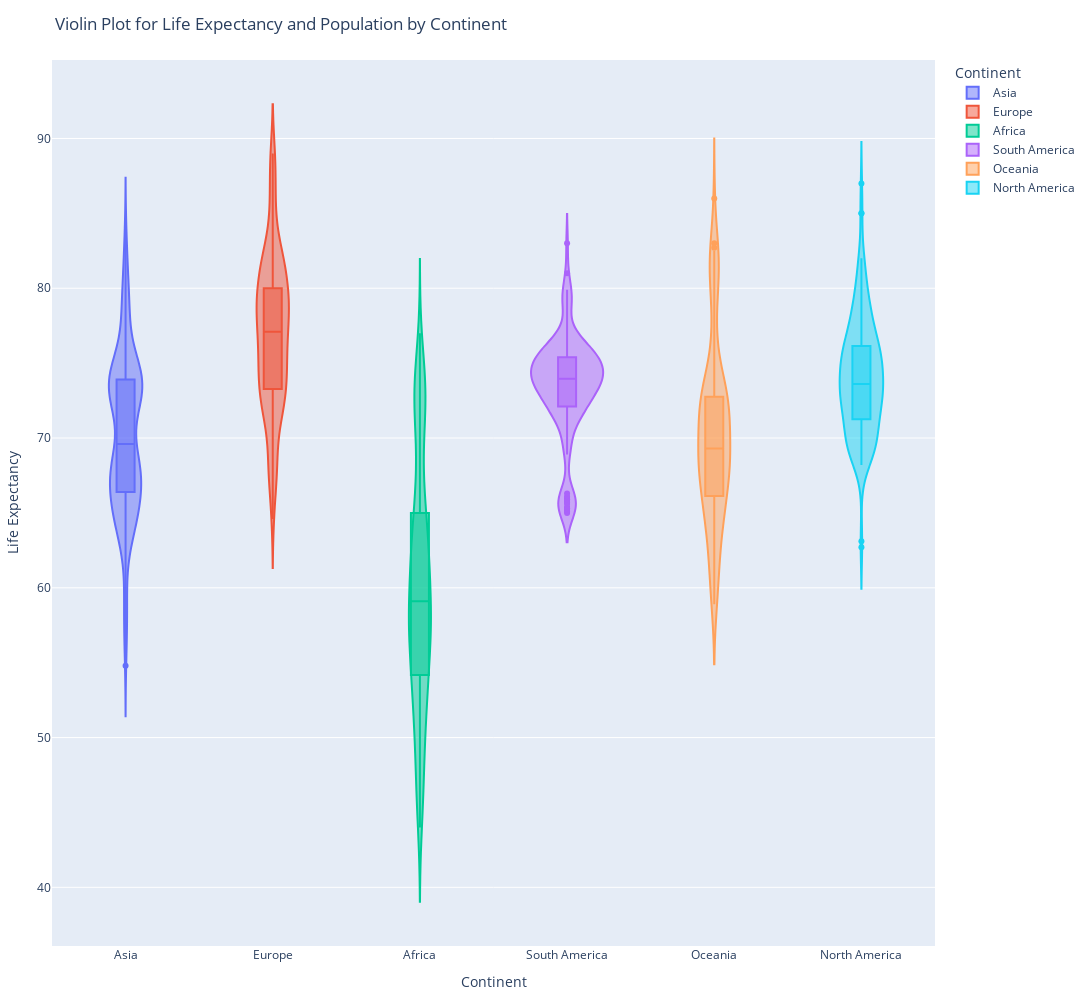

Notebook code for this chart:
### Markdown cell above
#### 3.Violin Plot for Life Expectancy by Continent

### Code cell
fig = px.violin(df, x='Continent', y='Life expectancy ', color='Continent',box=True,title='Violin Plot for Life Expectancy and Population by Continent')
 
fig.update_layout(
    xaxis_title='Continent',
    yaxis_title='Life Expectancy',
    legend_title='Continent',
    font=dict(size=12),
    width=1500,
    height=1000,
    margin=dict(l=20, r=20, t=60, b=20),
)

fig.show()

### Figure 1 — Plotly figure (JSON) as saved in the notebook; plotly's stock layout.template omitted (floating-point values rounded to 4 significant figures; data arrays with more than 128 entries replaced by an {"elided": "..."} marker saying what was removed)
{"data": [{"alignmentgroup": "True", "box": {"visible": true}, "hovertemplate": "Continent=%{x}<br>Life expectancy =%{y}<extra></extra>", "legendgroup": "Asia", "marker": {"color": "#636efa"}, "name": "Asia", "offsetgroup": "Asia", "orientation": "v", "scalegroup": "True", "showlegend": true, "type": "violin", "x": {"elided": "407 str values"}, "x0": " ", "xaxis": "x", "y": {"elided": "407 float values"}, "y0": " ", "yaxis": "y"}, {"alignmentgroup": "True", "box": {"visible": true}, "hovertemplate": "Continent=%{x}<br>Life expectancy =%{y}<extra></extra>", "legendgroup": "Europe", "marker": {"color": "#EF553B"}, "name": "Europe", "offsetgroup": "Europe", "orientation": "v", "scalegroup": "True", "showlegend": true, "type": "violin", "x": {"elided": "345 str values"}, "x0": " ", "xaxis": "x", "y": {"elided": "345 float values"}, "y0": " ", "yaxis": "y"}, {"alignmentgroup": "True", "box": {"visible": true}, "hovertemplate": "Continent=%{x}<br>Life expectancy =%{y}<extra></extra>", "legendgroup": "Africa", "marker": {"color": "#00cc96"}, "name": "Africa", "offsetgroup": "Africa", "orientation": "v", "scalegroup": "True", "showlegend": true, "type": "violin", "x": {"elided": "473 str values"}, "x0": " ", "xaxis": "x", "y": {"elided": "473 float values"}, "y0": " ", "yaxis": "y"}, {"alignmentgroup": "True", "box": {"visible": true}, "hovertemplate": "Continent=%{x}<br>Life expectancy =%{y}<extra></extra>", "legendgroup": "South America", "marker": {"color": "#ab63fa"}, "name": "South America", "offsetgroup": "South America", "orientation": "v", "scalegroup": "True", "showlegend": true, "type": "violin", "x": {"elided": "130 str values"}, "x0": " ", "xaxis": "x", "y": {"elided": "130 float values"}, "y0": " ", "yaxis": "y"}, {"alignmentgroup": "True", "box": {"visible": true}, "hovertemplate": "Continent=%{x}<br>Life expectancy =%{y}<extra></extra>", "legendgroup": "Oceania", "marker": {"color": "#FFA15A"}, "name": "Oceania", "offsetgroup": "Oceania", "orientation": "v", "scalegroup": "True", "showlegend": true, "type": "violin", "x": ["Oceania", "Oceania", "Oceania", "Oceania", "Oceania", "Oceania", "Oceania", "Oceania", "Oceania", "Oceania", "Oceania", "Oceania", "Oceania", "Oceania", "Oceania", "Oceania", "Oceania", "Oceania", "Oceania", "Oceania", "Oceania", "Oceania", "Oceania", "Oceania", "Oceania", "Oceania", "Oceania", "Oceania", "Oceania", "Oceania", "Oceania", "Oceania", "Oceania", "Oceania", "Oceania", "Oceania", "Oceania", "Oceania", "Oceania", "Oceania", "Oceania", "Oceania", "Oceania", "Oceania", "Oceania", "Oceania", "Oceania", "Oceania", "Oceania", "Oceania", "Oceania", "Oceania", "Oceania", "Oceania", "Oceania", "Oceania", "Oceania", "Oceania", "Oceania", "Oceania", "Oceania", "Oceania", "Oceania", "Oceania", "Oceania", "Oceania", "Oceania", "Oceania", "Oceania", "Oceania", "Oceania", "Oceania", "Oceania", "Oceania", "Oceania", "Oceania", "Oceania", "Oceania", "Oceania", "Oceania", "Oceania", "Oceania", "Oceania", "Oceania", "Oceania", "Oceania", "Oceania", "Oceania", "Oceania", "Oceania", "Oceania", "Oceania", "Oceania", "Oceania", "Oceania", "Oceania", "Oceania", "Oceania", "Oceania", "Oceania", "Oceania", "Oceania", "Oceania", "Oceania", "Oceania", "Oceania", "Oceania", "Oceania", "Oceania", "Oceania", "Oceania", "Oceania", "Oceania", "Oceania", "Oceania", "Oceania", "Oceania", "Oceania", "Oceania"], "x0": " ", "xaxis": "x", "y": [82.7, 82.5, 82.3, 82, 81.9, 81.7, 81.3, 81.3, 81.2, 81, 86, 83, 79.9, 79.9, 69.7, 69.6, 69.4, 69.2, 69.1, 68.9, 68.7, 68.6, 68.5, 68.3, 68.1, 68, 67.9, 67.8, 67.7, 66.1, 65.8, 65.7, 65.5, 65.3, 65.2, 65.1, 65, 65, 64.9, 64.8, 64.7, 64.6, 64.3, 64.1, 62.7, 62.4, 62.2, 62, 61.8, 61.6, 61.4, 61.1, 68, 64, 59.9, 59.6, 59.3, 59.1, 58.9, 73.8, 73.6, 73.2, 73, 72.6, 76, 72.5, 72.2, 72, 71.6, 71.4, 79, 76, 75, 72, 68.8, 68.8, 68.7, 68.5, 68.3, 68.1, 68, 67.6, 67.6, 67.4, 67.1, 66.8, 66.5, 66.2, 65.8, 73.3, 73.2, 73, 72.9, 72.8, 72.5, 72.6, 72.5, 72.4, 72.3, 72.2, 72, 71.9, 71.8, 71.6, 71.7, 71.6, 71.4, 71.2, 71, 78, 75, 73, 71, 69.9, 69.6, 69.4, 69.3, 69.1, 69], "y0": " ", "yaxis": "y"}, {"alignmentgroup": "True", "box": {"visible": true}, "hovertemplate": "Continent=%{x}<br>Life expectancy =%{y}<extra></extra>", "legendgroup": "North America", "marker": {"color": "#19d3f3"}, "name": "North America", "offsetgroup": "North America", "orientation": "v", "scalegroup": "True", "showlegend": true, "type": "violin", "x": {"elided": "168 str values"}, "x0": " ", "xaxis": "x", "y": {"elided": "168 float values"}, "y0": " ", "yaxis": "y"}], "layout": {"font": {"size": 12}, "height": 1000, "legend": {"title": {"text": "Continent"}, "tracegroupgap": 0}, "margin": {"b": 20, "l": 20, "r": 20, "t": 60}, "title": {"text": "Violin Plot for Life Expectancy and Population by Continent"}, "violinmode": "overlay", "width": 1500, "xaxis": {"anchor": "y", "categoryarray": ["Asia", "Europe", "Africa", "South America", "Oceania", "North America", null], "categoryorder": "array", "domain": [0, 1], "title": {"text": "Continent"}}, "yaxis": {"anchor": "x", "domain": [0, 1], "title": {"text": "Life Expectancy"}}}}
